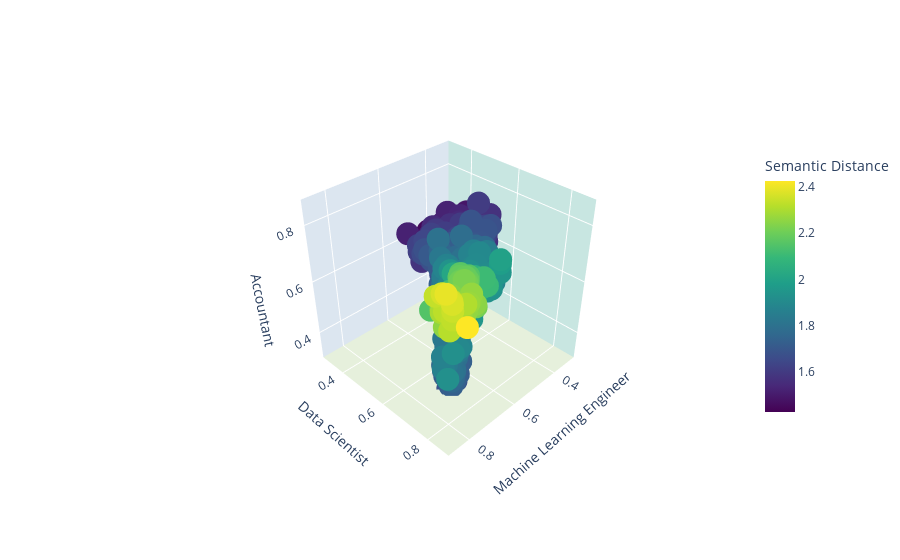

Source (notebook cell):
### Code cell
import pandas as pd
import plotly.graph_objects as go
from plotly.offline import plot
# Assuming df is your DataFrame and it has columns 'tsne-2d-one', 'tsne-2d-two' and 'title'

x = distance_df['x_dist'].values
y = distance_df['y_dist'].values
z = distance_df['z_dist'].values
global_min = min(x.min(), y.min(), z.min())
global_max = max(x.max(), y.max(), z.max())
custom_data = distance_df['wv_uuid'].values
trace = go.Scatter3d(
    
    x=x,
    y=y,
    z=z,
    mode='markers',
    marker=dict(
        size=8,
        color=x+y+z,
        colorscale='Viridis',
        opacity=1,
                colorbar=dict(
        title='Semantic Distance',
        x=0.85,
        y=0.5,
        len=0.5,,
    ),
    
    ),
    
    text=distance_df['title']+' | '+distance_df['company_name'],
    hoverinfo='text',
    name='Semantic Distance',
    customdata=custom_data,
    showlegend=False
)
camera = dict(
    eye=dict(
        x=2,
        y=2,
        z=2
    )
)

layout = dict(
    autosize=True,
    scene=dict(
        aspectmode='cube',
        xaxis=dict(
            range=[global_min, global_max],
            title=x_text,
            backgroundcolor="rgb(200, 230, 225)",  # Muted color for x-axis
            gridcolor="white",
            showbackground=True,
            zerolinecolor="white",
        ),
        yaxis=dict(
            range=[global_min, global_max],
            title=y_text,
            backgroundcolor="rgb(220, 230, 240)",  # Muted color for y-axis
            gridcolor="white",
            showbackground=True,
            zerolinecolor="white",
        ),
        zaxis=dict(
            range=[global_min, global_max],
            title=z_text,
            backgroundcolor="rgb(230, 240, 220)",  # Muted color for z-axis
            gridcolor="white",
            showbackground=True,
            zerolinecolor="white",
        ),
    ),
    hovermode='closest',
    # width=800,  # Adjust the width as needed
    # height=600,  # Adjust the height as needed
    margin=dict(r=10, l=10, b=0, t=10),
    scene_camera=camera,
)
fig = go.Figure(data=[trace], layout=layout)


fig.show()

plot(fig, filename='initial_plot_filename.html', auto_open=False)

### Figure 1 — Plotly figure (JSON) as saved in the notebook; plotly's stock layout.template omitted (floating-point values rounded to 4 significant figures; data arrays with more than 128 entries replaced by an {"elided": "..."} marker saying what was removed)
{"data": [{"customdata": {"elided": "1195 str values"}, "hoverinfo": "text", "marker": {"color": {"elided": "1195 float values"}, "colorbar": {"len": 0.5, "title": {"text": "Semantic Distance"}, "x": 0.85, "y": 0.5}, "colorscale": [[0, "#440154"], [0.1111, "#482878"], [0.2222, "#3e4989"], [0.3333, "#31688e"], [0.4444, "#26828e"], [0.5556, "#1f9e89"], [0.6667, "#35b779"], [0.7778, "#6ece58"], [0.8889, "#b5de2b"], [1, "#fde725"]], "opacity": 1, "size": 8}, "mode": "markers", "name": "Semantic Distance", "showlegend": false, "text": {"elided": "1195 str values"}, "type": "scatter3d", "x": {"elided": "1195 float values"}, "y": {"elided": "1195 float values"}, "z": {"elided": "1195 float values"}}], "layout": {"autosize": true, "hovermode": "closest", "margin": {"b": 0, "l": 10, "r": 10, "t": 10}, "scene": {"aspectmode": "cube", "camera": {"eye": {"x": 2, "y": 2, "z": 2}}, "xaxis": {"backgroundcolor": "rgb(200, 230, 225)", "gridcolor": "white", "range": [0.2932, 0.884], "showbackground": true, "title": {"text": "Machine Learning Engineer"}, "zerolinecolor": "white"}, "yaxis": {"backgroundcolor": "rgb(220, 230, 240)", "gridcolor": "white", "range": [0.2932, 0.884], "showbackground": true, "title": {"text": "Data Scientist"}, "zerolinecolor": "white"}, "zaxis": {"backgroundcolor": "rgb(230, 240, 220)", "gridcolor": "white", "range": [0.2932, 0.884], "showbackground": true, "title": {"text": "Accountant"}, "zerolinecolor": "white"}}}}
